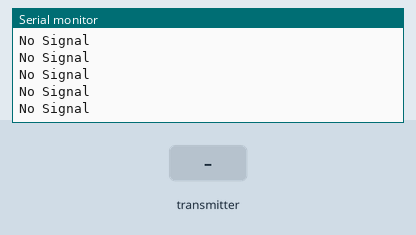
Simulated run of this sketch. Board: ESP8266 (NodeMCU). On the bench: the last lines printed to the serial monitor. The inputs (shaded band) are chosen by the test bench.

Above: at 1.2 s.
1.3 s: the transmitter starts sending lxAxisValue = 0
At 1.61 s:
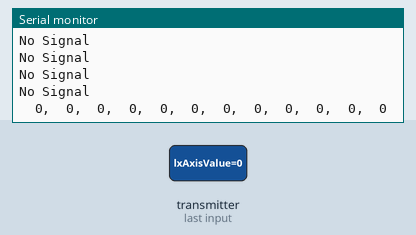
3.3 s: the transmitter starts sending lyAxisValue = 64
At 3.61 s:
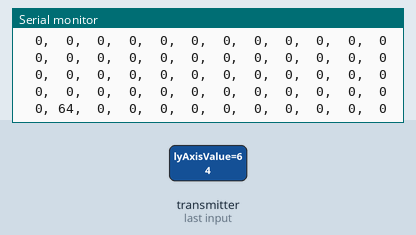
5.3 s: the transmitter starts sending rxAxisValue = 64
At 5.61 s:
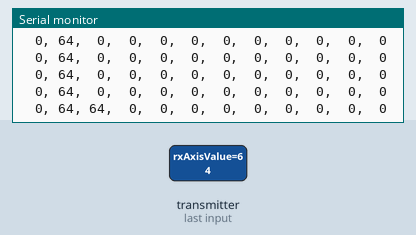
7.3 s: the transmitter starts sending ryAxisValue = 64
At 7.61 s:
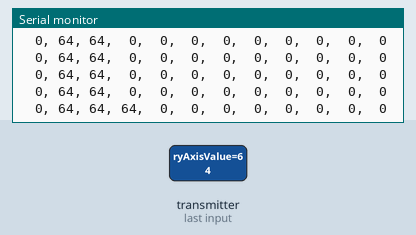
9.3 s: the transmitter starts sending switch1Value = 64
At 9.61 s:
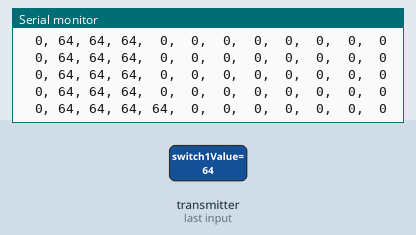
11.3 s: the transmitter starts sending switch2Value = 64
At 11.61 s:
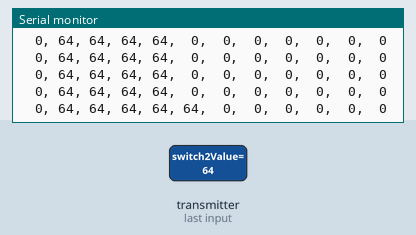

Measured:
- after the input at 1.3 s, the serial monitor: prints a new line at once (image 1)
- after the input at 3.3 s, the serial monitor: prints a new line at once (image 2)
- after the input at 5.3 s, the serial monitor: prints a new line at once (image 3)
- after the input at 7.3 s, the serial monitor: prints a new line at once (image 4)
- after the input at 9.3 s, the serial monitor: prints a new line at once (image 5)
- after the input at 11.3 s, the serial monitor: prints a new line at once (image 6)

The sketch:

ESPNOW_Receiver_s01_l9110.ino
```cpp
#include <ESP8266WiFi.h>
#include <espnow.h>

#define SIGNAL_TIMEOUT 1000  // This is signal timeout in milli seconds. We will reset the data if no signal


unsigned long lastRecvTime = 0;

struct PacketData
{
  byte lxAxisValue;
  byte lyAxisValue;
  byte rxAxisValue;
  byte ryAxisValue;

  byte switch1Value;
  byte switch2Value;
  byte switch3Value;
  byte switch4Value;
  byte switch5Value;
  byte switch6Value;
  byte switch7Value;
  byte switch8Value;

};
PacketData receiverData;

// callback function that will be executed when data is received
void OnDataRecv(uint8_t * mac, uint8_t *incomingData, uint8_t len)
{
  if (len == 0)
  {
    return;
  }
  memcpy(&receiverData, incomingData, sizeof(receiverData));

  char inputValuesString[100];
  sprintf(inputValuesString,
          "%3d,%3d,%3d,%3d,%3d,%3d,%3d,%3d,%3d,%3d,%3d,%3d",
           receiverData.lxAxisValue,
           receiverData.lyAxisValue,
           receiverData.rxAxisValue,
           receiverData.ryAxisValue,
           receiverData.switch1Value,
           receiverData.switch2Value,
           receiverData.switch3Value,
           receiverData.switch4Value,
           receiverData.switch5Value,
           receiverData.switch6Value,
           receiverData.switch7Value,
           receiverData.switch8Value);
  Serial.println(inputValuesString);


  lastRecvTime = millis();
}


void setup()
{

  WiFi.mode(WIFI_STA);
  Serial.begin(115200);


  if (esp_now_init() != 0) {

    return;
  }

  esp_now_set_self_role(ESP_NOW_ROLE_SLAVE);
  esp_now_register_recv_cb(OnDataRecv);


}


void loop()
{


  unsigned long now = millis();
  if ( now - lastRecvTime > SIGNAL_TIMEOUT )
  {
    Serial.println("No Signal");
  }


}
```
